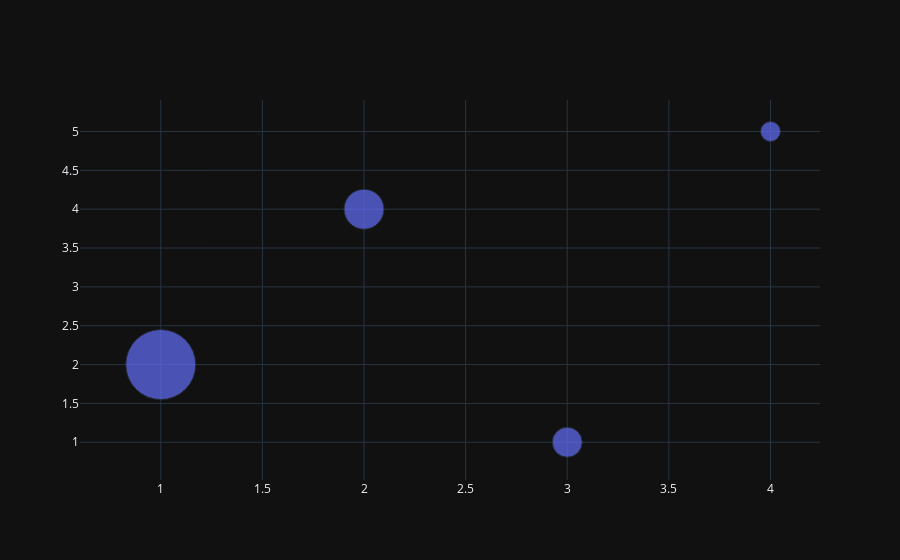

Here is the notebook cell this chart was saved with:
### Code cell
z = [70, 40, 30, 20]
trace = go.Scatter(
    x=x, y=y,
    mode='markers',
    marker=go.scatter.Marker(
        size=z
    )
)
data = [trace]
offline.iplot(data)

### Figure 1 — Plotly figure (JSON) as saved in the notebook; plotly's stock layout.template omitted (floating-point values rounded to 4 significant figures)
{"data": [{"marker": {"size": [70, 40, 30, 20]}, "mode": "markers", "x": [1, 2, 3, 4], "y": [2, 4, 1, 5], "type": "scatter"}], "layout": {}}
